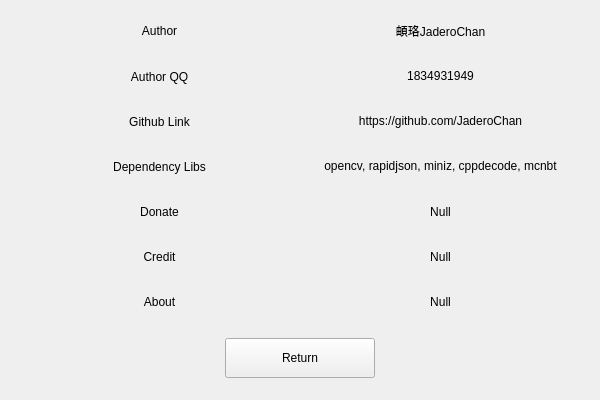
<?xml version="1.0" encoding="UTF-8"?>
<ui version="4.0">
 <class>AboutClass</class>
 <widget class="QWidget" name="AboutClass">
  <property name="geometry">
   <rect>
    <x>0</x>
    <y>0</y>
    <width>600</width>
    <height>400</height>
   </rect>
  </property>
  <property name="windowTitle">
   <string>About</string>
  </property>
  <layout class="QVBoxLayout" name="verticalLayout">
   <item>
    <widget class="QWidget" name="authorWgt" native="true">
     <layout class="QHBoxLayout" name="horizontalLayout">
      <item>
       <widget class="QLabel" name="label">
        <property name="text">
         <string>Author</string>
        </property>
        <property name="alignment">
         <set>Qt::AlignCenter</set>
        </property>
       </widget>
      </item>
      <item>
       <widget class="QLabel" name="label_6">
        <property name="text">
         <string notr="true">頔珞JaderoChan</string>
        </property>
        <property name="alignment">
         <set>Qt::AlignCenter</set>
        </property>
        <property name="textInteractionFlags">
         <set>Qt::LinksAccessibleByMouse|Qt::TextSelectableByKeyboard|Qt::TextSelectableByMouse</set>
        </property>
       </widget>
      </item>
     </layout>
    </widget>
   </item>
   <item>
    <widget class="QWidget" name="qqWgt" native="true">
     <layout class="QHBoxLayout" name="horizontalLayout_3">
      <item>
       <widget class="QLabel" name="label_7">
        <property name="text">
         <string>Author QQ</string>
        </property>
        <property name="alignment">
         <set>Qt::AlignCenter</set>
        </property>
       </widget>
      </item>
      <item>
       <widget class="QLabel" name="label_9">
        <property name="text">
         <string notr="true">1834931949</string>
        </property>
        <property name="alignment">
         <set>Qt::AlignCenter</set>
        </property>
        <property name="textInteractionFlags">
         <set>Qt::LinksAccessibleByMouse|Qt::TextSelectableByKeyboard|Qt::TextSelectableByMouse</set>
        </property>
       </widget>
      </item>
     </layout>
    </widget>
   </item>
   <item>
    <widget class="QWidget" name="githubWgt" native="true">
     <layout class="QHBoxLayout" name="horizontalLayout_2">
      <item>
       <widget class="QLabel" name="label_8">
        <property name="text">
         <string>Github Link</string>
        </property>
        <property name="alignment">
         <set>Qt::AlignCenter</set>
        </property>
       </widget>
      </item>
      <item>
       <widget class="QLabel" name="label_10">
        <property name="cursor">
         <cursorShape>ArrowCursor</cursorShape>
        </property>
        <property name="text">
         <string notr="true">https://github.com/JaderoChan</string>
        </property>
        <property name="textFormat">
         <enum>Qt::RichText</enum>
        </property>
        <property name="alignment">
         <set>Qt::AlignCenter</set>
        </property>
        <property name="openExternalLinks">
         <bool>true</bool>
        </property>
        <property name="textInteractionFlags">
         <set>Qt::LinksAccessibleByMouse|Qt::TextSelectableByKeyboard|Qt::TextSelectableByMouse</set>
        </property>
       </widget>
      </item>
     </layout>
    </widget>
   </item>
   <item>
    <widget class="QWidget" name="libsWgt" native="true">
     <layout class="QHBoxLayout" name="horizontalLayout_5">
      <item>
       <widget class="QLabel" name="label_5">
        <property name="text">
         <string>Dependency Libs</string>
        </property>
        <property name="alignment">
         <set>Qt::AlignCenter</set>
        </property>
       </widget>
      </item>
      <item>
       <widget class="QLabel" name="label_11">
        <property name="text">
         <string notr="true">opencv, rapidjson, miniz, cppdecode, mcnbt</string>
        </property>
        <property name="alignment">
         <set>Qt::AlignCenter</set>
        </property>
        <property name="textInteractionFlags">
         <set>Qt::LinksAccessibleByMouse|Qt::TextSelectableByKeyboard|Qt::TextSelectableByMouse</set>
        </property>
       </widget>
      </item>
     </layout>
    </widget>
   </item>
   <item>
    <widget class="QWidget" name="donateWgt" native="true">
     <layout class="QHBoxLayout" name="horizontalLayout_6">
      <item>
       <widget class="QLabel" name="label_4">
        <property name="text">
         <string>Donate</string>
        </property>
        <property name="alignment">
         <set>Qt::AlignCenter</set>
        </property>
       </widget>
      </item>
      <item>
       <widget class="QLabel" name="label_12">
        <property name="text">
         <string notr="true">Null</string>
        </property>
        <property name="alignment">
         <set>Qt::AlignCenter</set>
        </property>
       </widget>
      </item>
     </layout>
    </widget>
   </item>
   <item>
    <widget class="QWidget" name="creditWgt" native="true">
     <layout class="QHBoxLayout" name="horizontalLayout_7">
      <item>
       <widget class="QLabel" name="label_3">
        <property name="text">
         <string>Credit</string>
        </property>
        <property name="alignment">
         <set>Qt::AlignCenter</set>
        </property>
       </widget>
      </item>
      <item>
       <widget class="QLabel" name="label_13">
        <property name="text">
         <string notr="true">Null</string>
        </property>
        <property name="alignment">
         <set>Qt::AlignCenter</set>
        </property>
       </widget>
      </item>
     </layout>
    </widget>
   </item>
   <item>
    <widget class="QWidget" name="aboutWgt" native="true">
     <layout class="QHBoxLayout" name="horizontalLayout_8">
      <item>
       <widget class="QLabel" name="label_2">
        <property name="text">
         <string>About</string>
        </property>
        <property name="alignment">
         <set>Qt::AlignCenter</set>
        </property>
       </widget>
      </item>
      <item>
       <widget class="QLabel" name="label_14">
        <property name="text">
         <string notr="true">Null</string>
        </property>
        <property name="alignment">
         <set>Qt::AlignCenter</set>
        </property>
       </widget>
      </item>
     </layout>
    </widget>
   </item>
   <item>
    <widget class="QWidget" name="returnWgt" native="true">
     <layout class="QHBoxLayout" name="horizontalLayout_4">
      <item>
       <widget class="QPushButton" name="returnBtn">
        <property name="sizePolicy">
         <sizepolicy hsizetype="Preferred" vsizetype="Preferred">
          <horstretch>0</horstretch>
          <verstretch>0</verstretch>
         </sizepolicy>
        </property>
        <property name="minimumSize">
         <size>
          <width>0</width>
          <height>40</height>
         </size>
        </property>
        <property name="maximumSize">
         <size>
          <width>150</width>
          <height>65</height>
         </size>
        </property>
        <property name="text">
         <string>Return</string>
        </property>
       </widget>
      </item>
     </layout>
    </widget>
   </item>
  </layout>
 </widget>
 <layoutdefault spacing="6" margin="11"/>
 <resources/>
 <connections/>
</ui>
